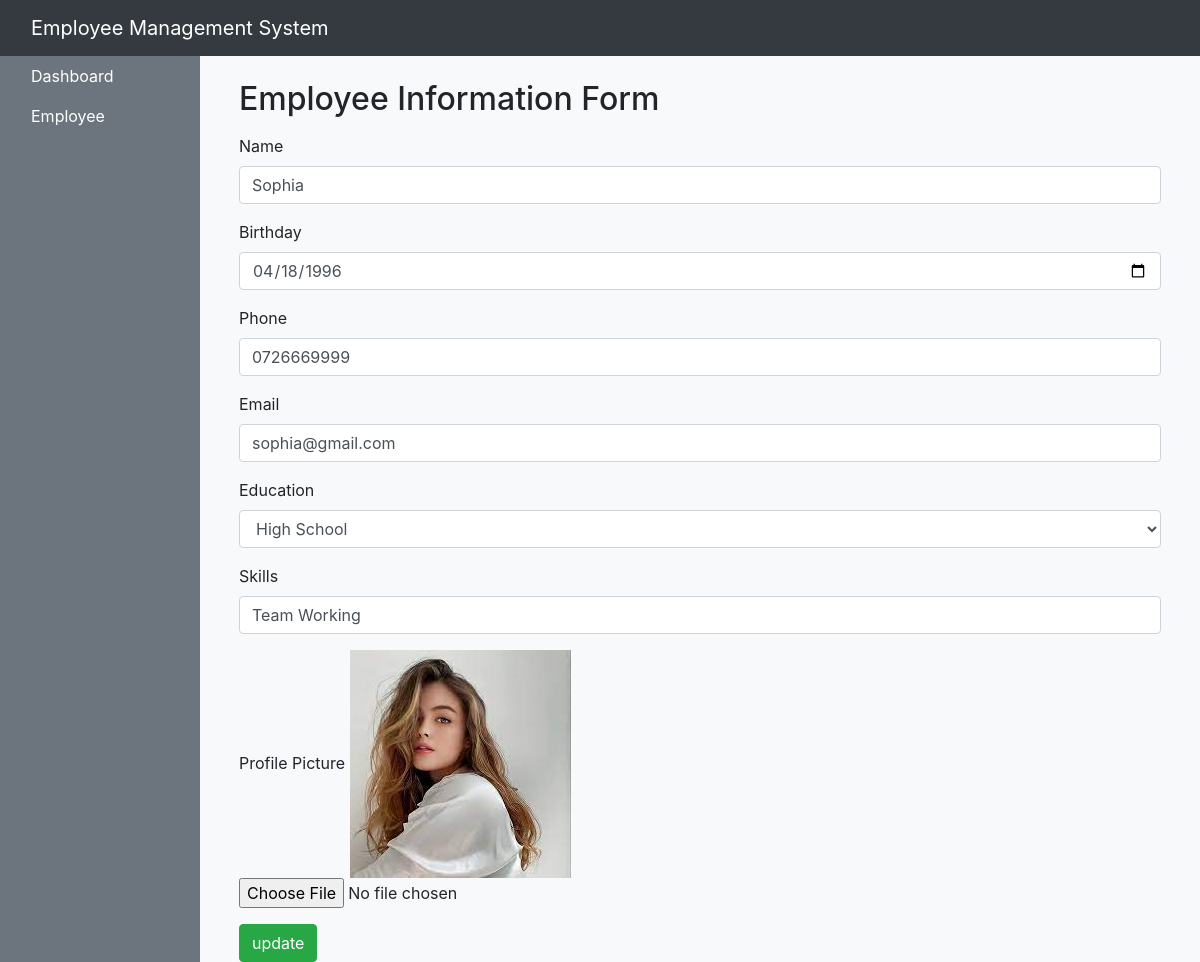
Page /SysComSolution/edit.php?update=17 on the committed database.
### tables this page shows
CREATE TABLE IF NOT EXISTS `employee` (
  `eid` int NOT NULL AUTO_INCREMENT,
  `Name` varchar(10) NOT NULL,
  `Birthday` varchar(50) NOT NULL,
  `Phone` varchar(10) NOT NULL,
  `Email` varchar(100) NOT NULL,
  `Education` varchar(255) NOT NULL,
  `Skills` varchar(255) NOT NULL,
  `ProfilePic` varchar(20) NOT NULL,
  PRIMARY KEY (`eid`)
);

### SysComSolution/edit.php (the view, shortened to what this page needs)
<?php
    include 'config.php';
?>
<!DOCTYPE html>
<html lang="en">
<head>
    <link rel="stylesheet" href="https://maxcdn.bootstrapcdn.com/bootstrap/4.5.2/css/bootstrap.min.css">
</head>
<body class="bg-light">
        <?php
        include 'navbar.php'
        ?>
    <div class="container-fluid">
        <div class="row">
                <?php
                include 'sidebar.php'
                ?>
            <main class="col-md-9 ms-sm-auto col-lg-10 px-md-4">
            <section class="edit-employee-form">
                <div class="container mt-4">
                    <h2>Employee Information Form</h2>
<?php
   if(isset($_GET['update'])){
      $update_id = $_GET['update'];
      $update_query = mysqli_query($conn, "SELECT * FROM employee WHERE eid = '$update_id'") or die('query failed3');
      if(mysqli_num_rows($update_query) > 0){
         while($fetch_update = mysqli_fetch_assoc($update_query)){
?>
                    <form action="" method="post" enctype="multipart/form-data">
                        <div class="form-group">
                            <label for="name">Name</label>
                            <input type="text" class="form-control" name="update_name" value="<?php echo $fetch_update['Name']; ?>">
                        </div>
                        <div class="form-group">
                            <label for="name">Birthday</label>
                            <input type="date" class="form-control" name="update_bdy" value="<?php echo $fetch_update['Birthday']; ?>">
                        </div>
                        <div class="form-group">
                            <label for="name">Phone</label>
                            <input type="tel" class="form-control" name="update_phone" value="<?php echo $fetch_update['Phone']; ?>">
                        </div>
                        <div class="form-group">
                            <label for="name">Email</label>
                            <input type="email" class="form-control" name="update_email" value="<?php echo $fetch_update['Email']; ?>">
                        </div>
                        <div class="form-group">
                            <label for="name">Education</label>
                            <select class="form-control" name="update_edu" value="<?php echo $fetch_update['Education']; ?>">
                                <option>High School</option>
                            </select>
                        </div>
                        <div class="form-group">
                            <label for="name">Skills</label>
                            <input type="text" class="form-control" name="update_skill" value="<?php echo $fetch_update['Skills']; ?>">
                        </div>
                        <div class="form-group">
                            <label for="profilePicture">Profile Picture</label>
                            <img src="uploaded_img/<?php echo $fetch_update['ProfilePic']; ?>" alt="">
                            <input type="file" class="form-control-file" name="update_image" accept="image/jpg, image/jpeg, image/png">
                        </div>
                        <input type="submit" value="update" name="update_employee" class="btn btn-success">
                    </form>
                    <?php
                        }
                    }
                    }else{
                        echo '<script>document.querySelector(".edit-product-form").style.display = "none";</script>';
                    }
                    ?>
                </div>
            </section>
            </main>
        </div>
    </div>
</body>
</html>

### rows in the picture
employee: update_name "Sophia", update_bdy "04/18/1996", update_phone "0726669999", update_email "sophia@gmail.com", update_edu "High School", update_skill "Team Working", ProfilePic (picture)
